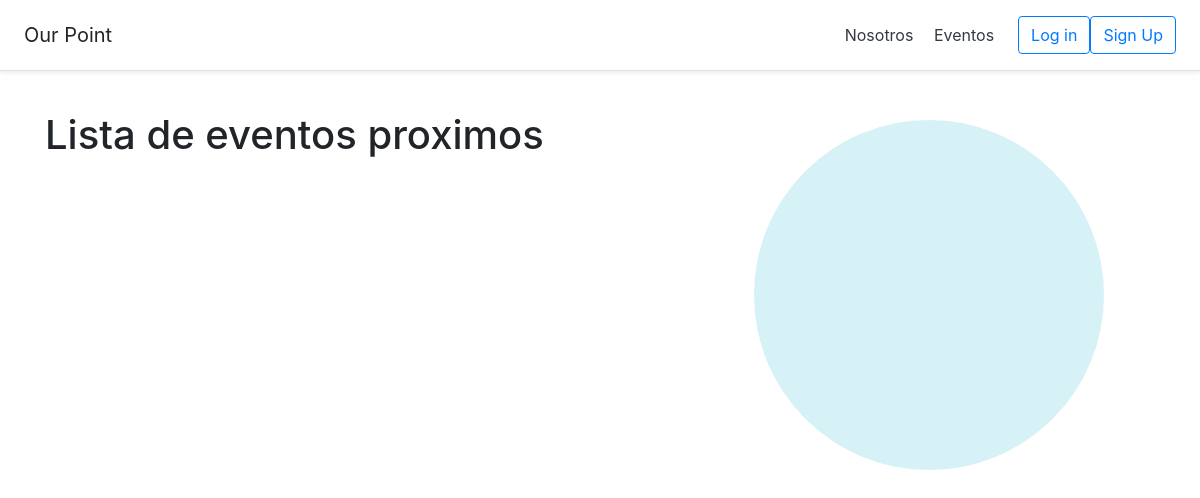
Before: / with the older database file.
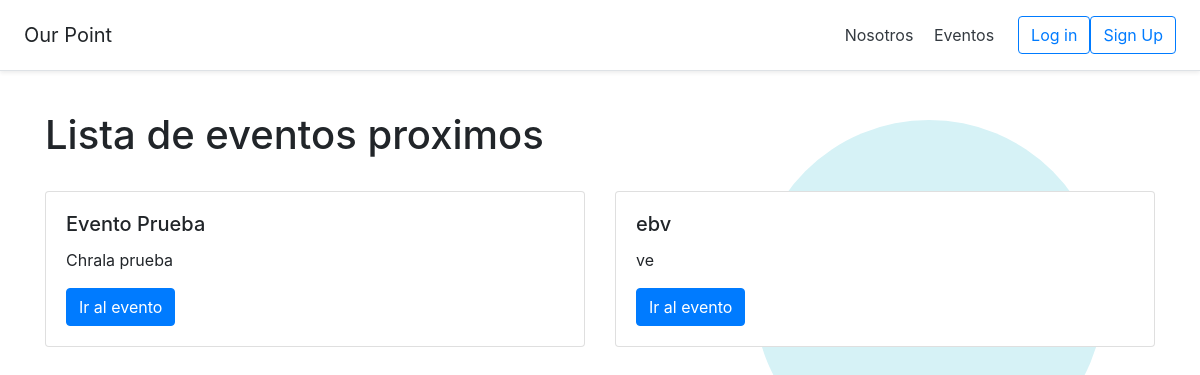
After: the same page with the newer database file.
### models.py (models this page shows)
class Evento(db.Model):
    id = db.Column(db.Integer, primary_key=True)
    nombre = db.Column(db.String(100), nullable=False)
    tipo = db.Column(db.String(100), nullable=False)
    descripcion = db.Column(db.String(130), nullable=False)
    lugar = db.Column(db.String(100), nullable=False)
    estado = db.Column(db.String(20), default="Borrador")
    fechaCreacion = db.Column(db.Date, default=datetime.utcnow)
    fechaPreInscripcion = db.Column(db.Date)
    fechaAprtrInscripcion = db.Column(db.Date)
    fechaLmtDscnto = db.Column(db.Date)
    fechaCierreInscripcion = db.Column(db.Date)
    fechaInicio = db.Column(db.Date)
    fechaFin = db.Column(db.Date)
    cntInscritos = db.Column(db.Integer, default=0)
    cntPreInscritos = db.Column(db.Integer, default=0)
    prcntjDscnto = db.Column(db.Float, default=0)
    plantilla = db.Column(db.Boolean, default=False)
    actividades = db.relationship('Actividad', backref='evento', lazy=True)
    usuarios_eventos = db.relationship('Usuario_Evento', backref='evento', lazy=True)
    movimientos = db.relationship('Movimiento', backref='evento', lazy=True)
    categorias = db.relationship('Categoria', backref='evento', lazy=True)
    paquetes = db.relationship('Paquete', backref='evento', lazy=True)

### app.py (the view)
@app.route('/')#para probar la vista de participante
def index():
    var_notShow = False
    if 'eventoReg' in session:
        session.pop('eventoReg', None)
    if 'tipoUsuario' not in session:
        session['tipoUsuario'] = 'Visitante'
    else:
        if session['tipoUsuario'] == 'Admin' :
            var_notShow = True
    eventos = []
    info = Evento.query.all()
    nom_usuario = 'no existe'
    if 'idUsuario' in session:
        usuario = Usuario.query.get_or_404(session['idUsuario'])
        nom_usuario = usuario.nombre
    for evento in info:
        if evento.estado == 'Inscripciones':
            eventos.append({
                "id" : evento.id,
                "title" : evento.nombre,
                "summary" : evento.descripcion
            })
    renderEventos, arrSizes, size = breakArr(eventos,3)
    print(var_notShow)
    return render_template('SCV-B05SeleccionarEventoParticipante.html',nombreUsuario=nom_usuario,tipoUsuario=session['tipoUsuario'],evento=renderEventos,arrSizes=arrSizes,size=size,notShow=var_notShow)

### app.py (called while the page is built)
@app.context_processor
def utility_processor():
    return dict()

def breakArr(array,division):
    arr =[]
    sizes = []
    for i in range(0,len(array),division):
        arr.append([])
        sizes.append(0)
        for j in range(i,i+division):
            if j<len(array):
                arr[i//division].append(array[j])
                sizes[i//division]=sizes[i//division]+1
    return arr,sizes, len(sizes)

### templates/SCV-B05SeleccionarEventoParticipante.html (shortened to what this page needs)
{% extends "Layout.html" %}
{% block body %}
<span class="dot"></span>
    <br>
    <h1>Lista de eventos proximos</h1>
    <br>
    {%for i in range(0, size)%}
        <div class="card-deck">
        {%for j in range(0, arrSizes[i])%}
            <div class="card event-card" style="width: 18rem;margin-bottom: 10px;">
                <div class="card-body ">
                    <h5 class="card-title breveTitulo">{{evento[i][j].title}}</h5>
                    <p class="card-text breveDescripcion">{{evento[i][j].summary}}</p>
                    <a href="{{url_for('verEvento',id = evento[i][j].id)}}" class="btn btn-primary" float-right>Ir al evento</a>
                </div>
            </div>
        {% endfor %}
        </div>
    {% endfor %}
{% endblock %}

Changed rows visible on the page:
now on this page (row edited): Evento: nombre "Evento Prueba", descripcion "Chrala prueba"
now on this page (row edited): Evento: nombre "ebv", descripcion "ve"
Other visible differences:
new list line: "Ir al evento Ir al evento"
